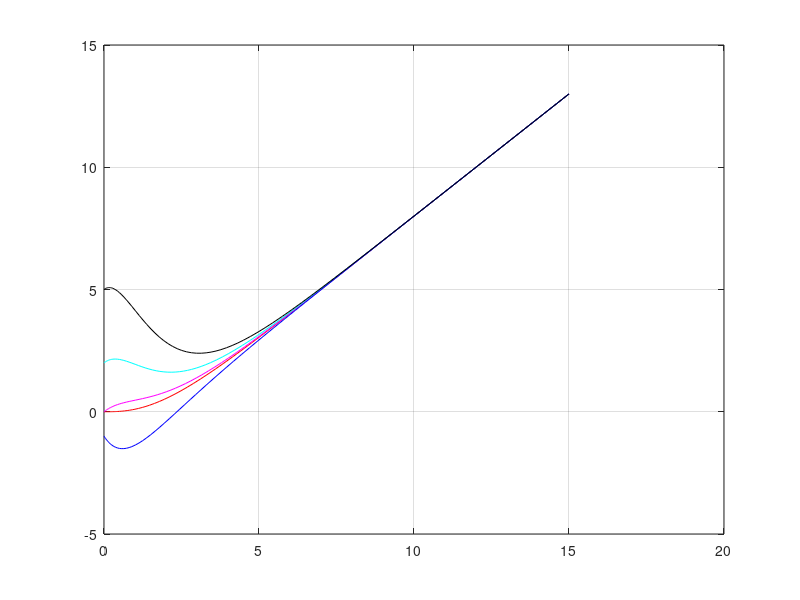
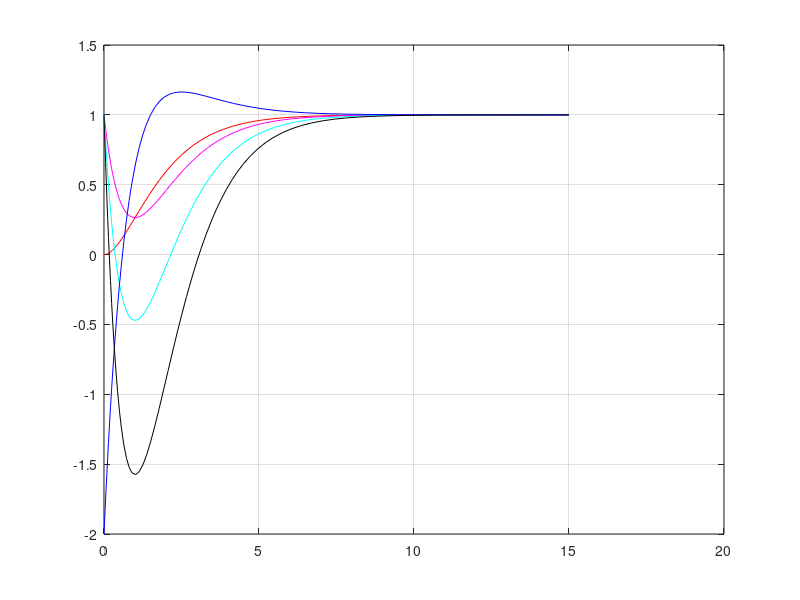
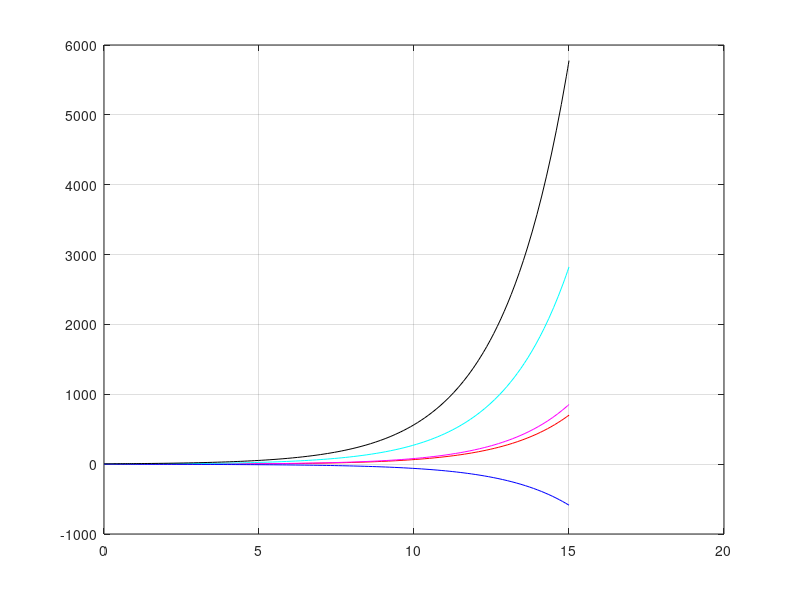
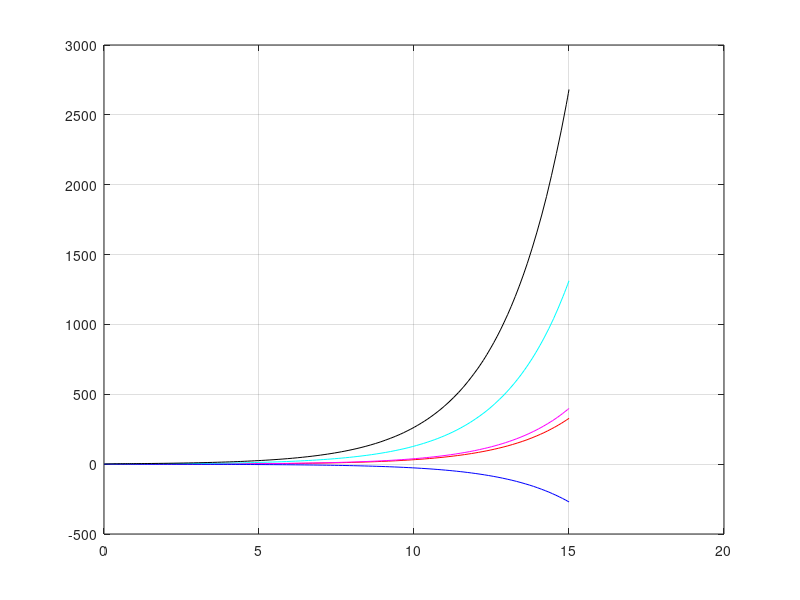

Write the MATLAB code that produced these figures, in order.
A = [0 1; 
    -1 -2]; 
eig(A)
x0 = [0;0]; x01 = [0;1]; x02 = [2;1]; x03 = [-1;-2]; x04 = [5;1];
[T,X] = ode45(@(t,x)(A*x + [0;t]),[0 15],x0);
[T1,X1] = ode45(@(t,x)(A*x + [0;t]),[0 15],x01);
[T2,X2] = ode45(@(t,x)(A*x + [0;t]),[0 15],x02);
[T3,X3] = ode45(@(t,x)(A*x + [0;t]),[0 15],x03);
[T4,X4] = ode45(@(t,x)(A*x + [0;t]),[0 15],x04);

figure(1)
plot(T,X(:,1),'r',T1,X1(:,1),'m',T2,X2(:,1),'c',...
    T3,X3(:,1),'b',T4,X4(:,1),'k'), grid on

figure(2)
plot(T,X(:,2),'r',T1,X1(:,2),'m',T2,X2(:,2),'c',...
    T3,X3(:,2),'b',T4,X4(:,2),'k'),grid on

% 
A = [0 1; 3 -6]; 
eig(A)
x0 = [0;0]; x01 = [0;1]; x02 = [2;1]; x03 = [-1;-2];x04 = [5;1];
[T,X] = ode45(@(t,x)(A*x + [0;t]),[0 15],x0);
[T1,X1] = ode45(@(t,x)(A*x + [0;t]),[0 15],x01);
[T2,X2] = ode45(@(t,x)(A*x + [0;t]),[0 15],x02);
[T3,X3] = ode45(@(t,x)(A*x + [0;t]),[0 15],x03);
[T4,X4] = ode45(@(t,x)(A*x + [0;t]),[0 15],x04);

figure(3)
plot(T,X(:,1),'r',T1,X1(:,1),'m',T2,X2(:,1),'c',...
    T3,X3(:,1),'b',T4,X4(:,1),'k'), grid on

figure(4)
plot(T,X(:,2),'r',T1,X1(:,2),'m',T2,X2(:,2),'c',...
    T3,X3(:,2),'b',T4,X4(:,2),'k'),grid on